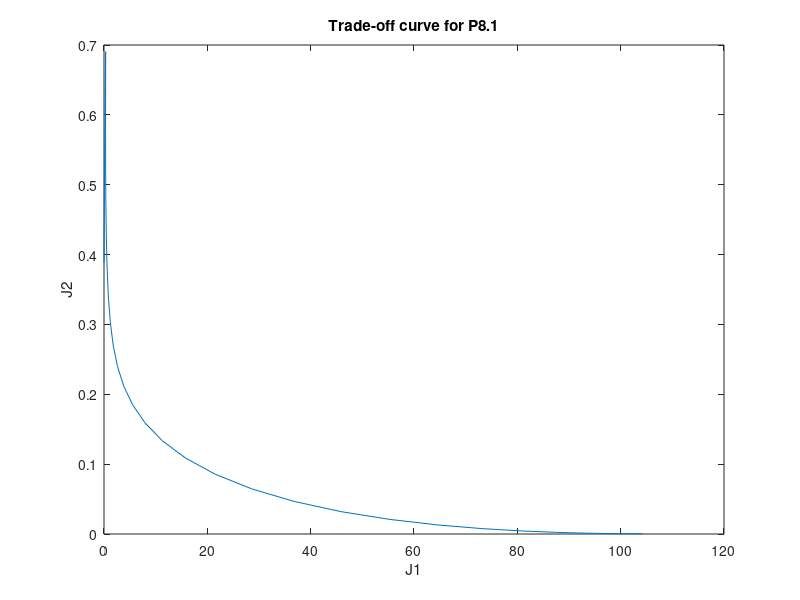

MATLAB code to generate this figure:
% Homework 5 Problem 8.1
close all;
clear all;

MU = logspace(-2,4);
A = [10 9 8 7 6 5 4 3 2 1; 1 1 1 1 1 1 1 1 1 1];
b = [-10;-1];

J1 = [];
J2 = [];

for i = 1:length(MU),
    mu = MU(i);
    
    Atilde = [A; sqrt(mu)*eye(10)];
    btilde = [b; ones(1,10)'];
    
    xls = Atilde\btilde;
    
    J1 = [J1 norm(A*xls - b)^2];
    J2 = [J2 norm(xls)^2];
end

plot(J1,J2);
title('Trade-off curve for P8.1');
xlabel('J1');
ylabel('J2');